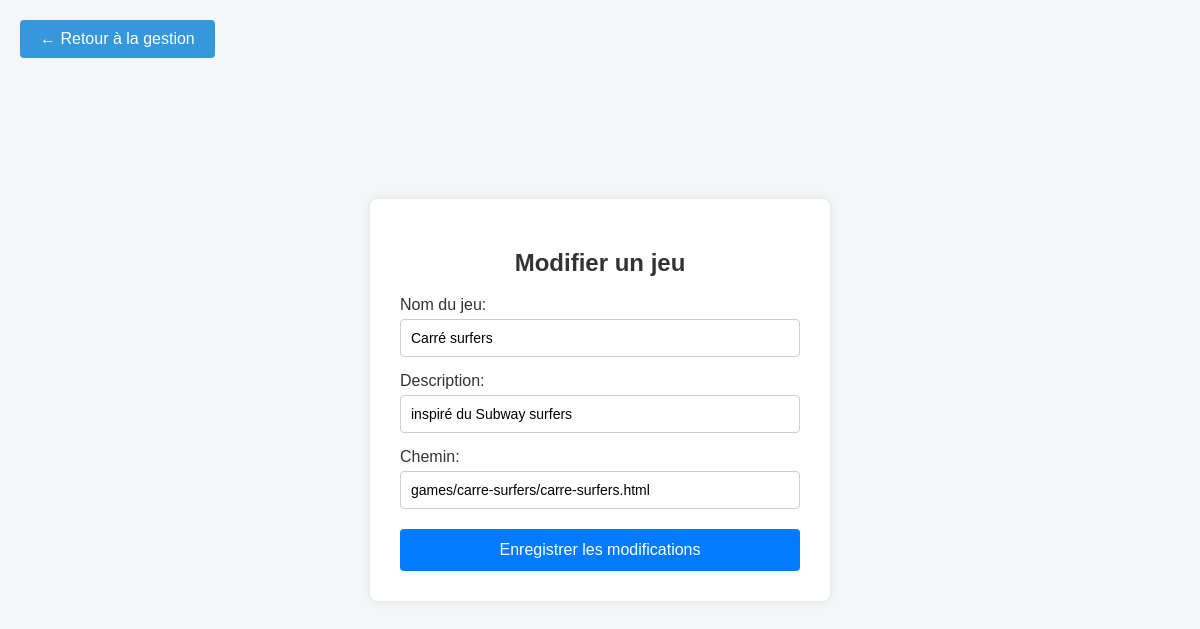
Before: /edit_game.php?id=7 with the older database file.
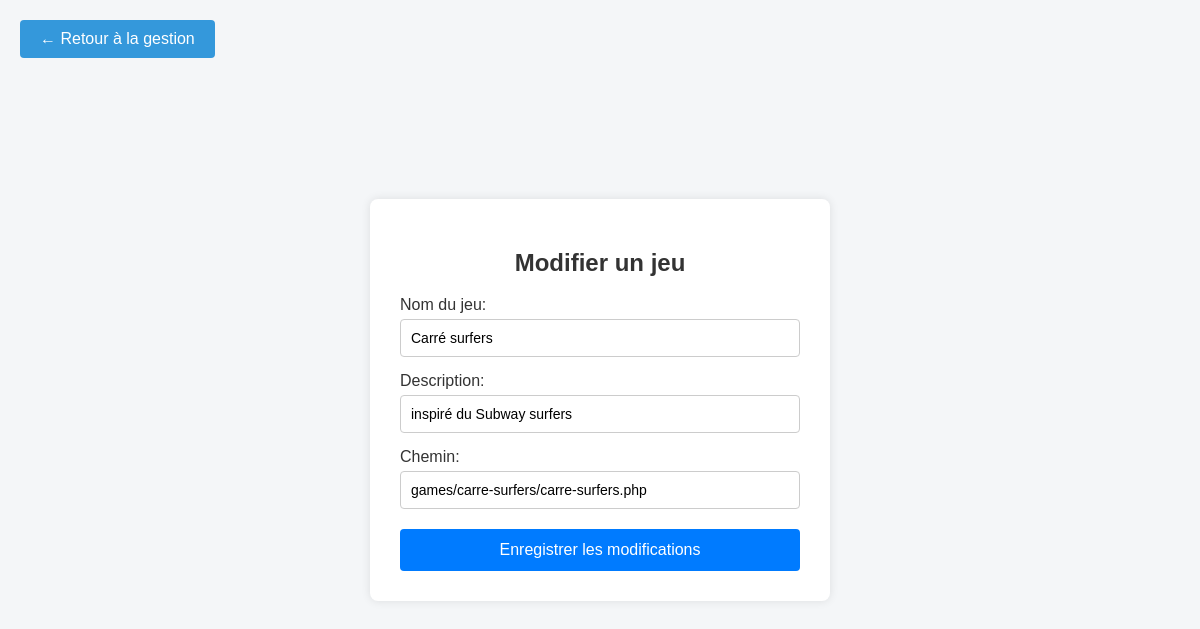
After: the same page with the newer database file.
### tables this page shows
CREATE TABLE `games` (
  `id` int NOT NULL,
  `nom_du_jeux` varchar(100) NOT NULL,
  `description` text,
  `path` varchar(255) NOT NULL,
  `created_at` timestamp NULL DEFAULT CURRENT_TIMESTAMP
);

### src/edit_game.php (the view, shortened to what this page needs)
<?php
require_once 'config.php';
$id = (int)$_GET['id'];
try {
    $stmt = $pdo->prepare("SELECT * FROM games WHERE id = ?");
    $stmt->execute([$id]);
    $game = $stmt->fetch();
} catch (PDOException $e) {
    header('Location: gestion_jeux.php?error=edit');
    exit;
}
?>
<!DOCTYPE html>
<html lang="fr">
<head>
</head>
<body>
    <a href="gestion_jeux.php" class="home-button">← Retour à la gestion</a>
    <div class="form-container">
        <h2>Modifier un jeu</h2>
        <form action="edit_game_process.php" method="POST">
            <label for="nom_du_jeux">Nom du jeu:</label>
            <input type="text" id="nom_du_jeux" name="nom_du_jeux" value="<?php echo htmlspecialchars($game['nom_du_jeux']); ?>" required>
            <label for="description">Description:</label>
            <input type="text" id="description" name="description" value="<?php echo htmlspecialchars($game['description']); ?>" required>
            <label for="path">Chemin:</label>
            <input type="text" id="path" name="path" value="<?php echo htmlspecialchars($game['path']); ?>" required>
            <button type="submit">Enregistrer les modifications</button>
        </form>
    </div>
</body>
</html>

Changed rows visible on the page:
changed games "Carré surfers": path "games/carre-surfers/carre-surfers.html" → "games/carre-surfers/carre-surfers.php"
